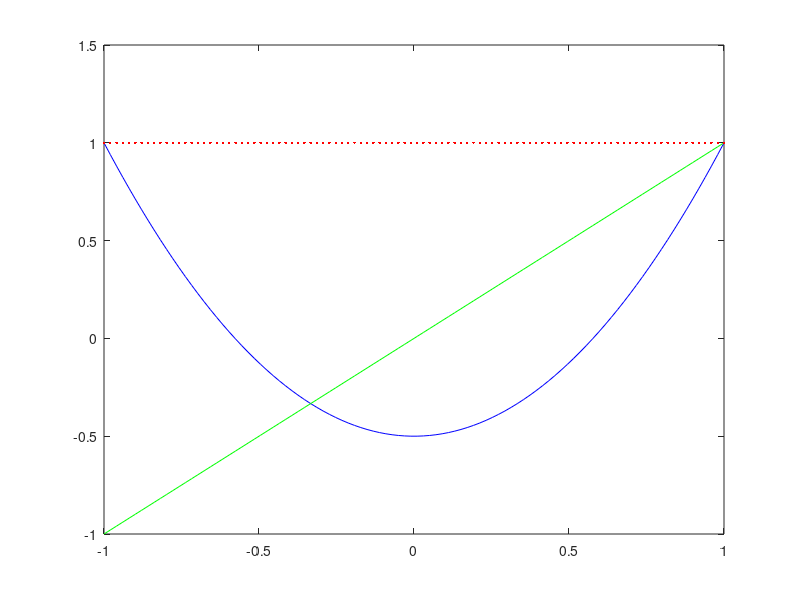

Here is the MATLAB script that generated this plot:
%%
% Legendre Plot
x=linspace(-1,1)
plot(x,((3*x.^2-1)/2),'b');
hold on;
plot(x,x,'g');
xlim([-1,1]);
ylim([-1,1.5]);
plot(x,1,'r');


    
    